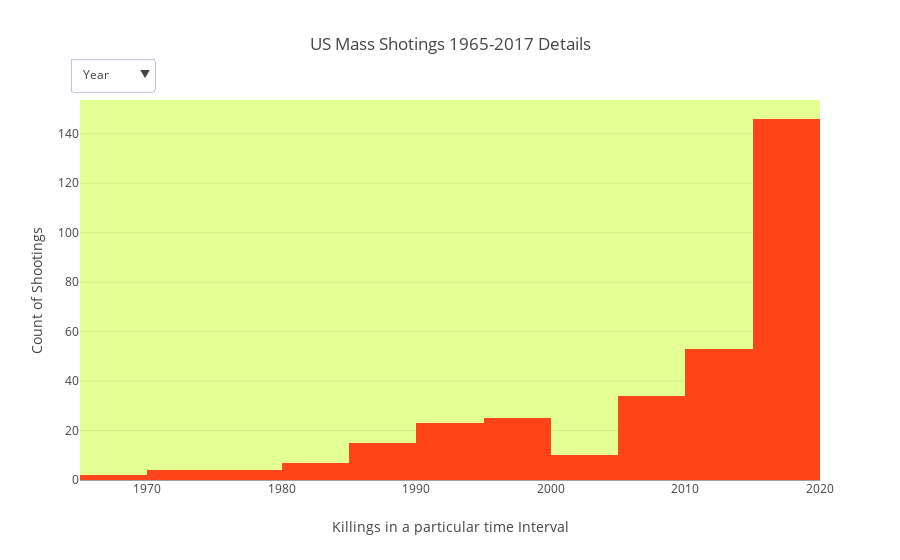

Here is the notebook cell this chart was saved with:
### Code cell
trace1= go.Histogram(x=useful_data.Date,marker=dict(color='rgba(255, 68, 26, 1)'),name='date')
data=[trace1]
layout=dict(plot_bgcolor='rgba(228, 255, 148, 1)',title=" US Mass Shotings 1965-2017 Details",
            yaxis=dict(title="Count of Shootings"),
            xaxis=dict(title="Killings in a particular time Interval",type='date')
           ,updatemenus=[dict(x=0.1,y=1.11,yanchor='top',active=1,showactive=True,
                            buttons=[dict(args=['xbins.size','M1'],label='Month',method='restyle')
                                    ,dict(args=['xbins.size','M12'],label='Year',method='restyle')
                                    ,dict(args=['xbins.size','M3'],label='Quarter',method='restyle'),
                                    dict(args=['xbins.size','D1'],label='Day',method='restyle')])])
fig=dict(data=data,layout=layout)
py.iplot(fig)

### Figure 1 — Plotly figure (JSON) as saved in the notebook; plotly's stock layout.template omitted (floating-point values rounded to 4 significant figures; data arrays with more than 128 entries replaced by an {"elided": "..."} marker saying what was removed)
{"data": [{"marker": {"color": "rgba(255, 68, 26, 1)"}, "name": "date", "type": "histogram", "uid": "771192cf-8d1d-425f-a9f0-8e450901107c", "x": {"elided": "323 str values"}}], "layout": {"plot_bgcolor": "rgba(228, 255, 148, 1)", "title": {"text": " US Mass Shotings 1965-2017 Details"}, "updatemenus": [{"active": 1, "buttons": [{"args": ["xbins.size", "M1"], "label": "Month", "method": "restyle"}, {"args": ["xbins.size", "M12"], "label": "Year", "method": "restyle"}, {"args": ["xbins.size", "M3"], "label": "Quarter", "method": "restyle"}, {"args": ["xbins.size", "D1"], "label": "Day", "method": "restyle"}], "showactive": true, "x": 0.1, "y": 1.11, "yanchor": "top"}], "xaxis": {"title": {"text": "Killings in a particular time Interval"}, "type": "date"}, "yaxis": {"title": {"text": "Count of Shootings"}}}}
